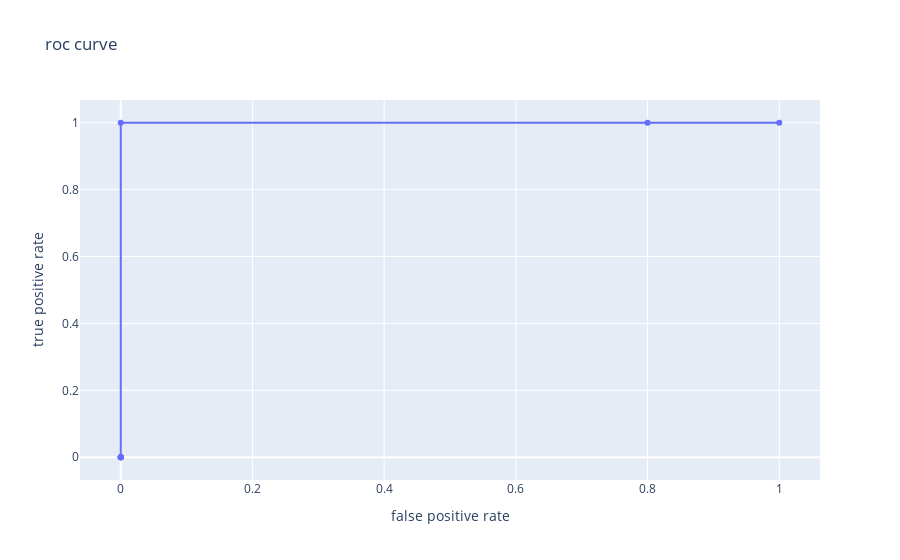

This figure's notebook cell:
### Code cell
import plotly.graph_objects as go

scatter = go.Scatter(x = fprs, y = tprs)
layout = {'title': 'roc curve', 'xaxis': {'title': 'false positive rate'}, 
                    'yaxis': {'title': 'true positive rate'}}
go.Figure(scatter, layout)

### Figure 1 — Plotly figure (JSON) as saved in the notebook; plotly's stock layout.template omitted (floating-point values rounded to 4 significant figures)
{"data": [{"type": "scatter", "x": [0, 0, 0, 0, 0, 0, 0, 0, 0.8, 1, 1], "y": [0, 0, 0, 0, 0, 0, 0, 1, 1, 1]}], "layout": {"autosize": true, "title": {"text": "roc curve"}, "xaxis": {"autorange": true, "range": [-0.06132, 1.061], "title": {"text": "false positive rate"}, "type": "linear"}, "yaxis": {"autorange": true, "range": [-0.07325, 1.073], "title": {"text": "true positive rate"}, "type": "linear"}}}
